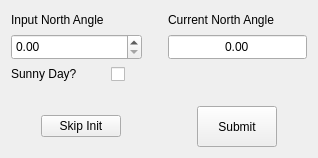
<?xml version="1.0" encoding="UTF-8"?>
<ui version="4.0">
 <class>init_step_one_form</class>
 <widget class="QWidget" name="init_step_one_form">
  <property name="geometry">
   <rect>
    <x>0</x>
    <y>0</y>
    <width>318</width>
    <height>158</height>
   </rect>
  </property>
  <property name="sizePolicy">
   <sizepolicy hsizetype="MinimumExpanding" vsizetype="MinimumExpanding">
    <horstretch>0</horstretch>
    <verstretch>0</verstretch>
   </sizepolicy>
  </property>
  <property name="minimumSize">
   <size>
    <width>318</width>
    <height>158</height>
   </size>
  </property>
  <property name="windowTitle">
   <string>Form</string>
  </property>
  <layout class="QVBoxLayout" name="verticalLayout_3">
   <item>
    <layout class="QHBoxLayout" name="horizontalLayout_2">
     <item>
      <layout class="QVBoxLayout" name="verticalLayout_2">
       <item>
        <widget class="QLabel" name="input_NA_label">
         <property name="sizePolicy">
          <sizepolicy hsizetype="Preferred" vsizetype="Preferred">
           <horstretch>0</horstretch>
           <verstretch>0</verstretch>
          </sizepolicy>
         </property>
         <property name="minimumSize">
          <size>
           <width>123</width>
           <height>17</height>
          </size>
         </property>
         <property name="text">
          <string>Input North Angle</string>
         </property>
        </widget>
       </item>
       <item>
        <widget class="QDoubleSpinBox" name="input_NA_spinbox">
         <property name="sizePolicy">
          <sizepolicy hsizetype="Preferred" vsizetype="Fixed">
           <horstretch>0</horstretch>
           <verstretch>0</verstretch>
          </sizepolicy>
         </property>
         <property name="minimumSize">
          <size>
           <width>123</width>
           <height>26</height>
          </size>
         </property>
         <property name="maximum">
          <double>360.000000000000000</double>
         </property>
        </widget>
       </item>
      </layout>
     </item>
     <item>
      <spacer name="horizontalSpacer">
       <property name="orientation">
        <enum>Qt::Horizontal</enum>
       </property>
       <property name="sizeType">
        <enum>QSizePolicy::Preferred</enum>
       </property>
       <property name="sizeHint" stdset="0">
        <size>
         <width>20</width>
         <height>20</height>
        </size>
       </property>
      </spacer>
     </item>
     <item>
      <layout class="QVBoxLayout" name="verticalLayout">
       <item>
        <widget class="QLabel" name="current_NA_label">
         <property name="sizePolicy">
          <sizepolicy hsizetype="Preferred" vsizetype="Fixed">
           <horstretch>0</horstretch>
           <verstretch>0</verstretch>
          </sizepolicy>
         </property>
         <property name="minimumSize">
          <size>
           <width>139</width>
           <height>17</height>
          </size>
         </property>
         <property name="text">
          <string>Current North Angle</string>
         </property>
        </widget>
       </item>
       <item>
        <widget class="QDoubleSpinBox" name="current_NA_spinbox">
         <property name="enabled">
          <bool>true</bool>
         </property>
         <property name="sizePolicy">
          <sizepolicy hsizetype="Preferred" vsizetype="Fixed">
           <horstretch>0</horstretch>
           <verstretch>0</verstretch>
          </sizepolicy>
         </property>
         <property name="minimumSize">
          <size>
           <width>139</width>
           <height>26</height>
          </size>
         </property>
         <property name="alignment">
          <set>Qt::AlignCenter</set>
         </property>
         <property name="readOnly">
          <bool>true</bool>
         </property>
         <property name="buttonSymbols">
          <enum>QAbstractSpinBox::NoButtons</enum>
         </property>
         <property name="maximum">
          <double>360.000000000000000</double>
         </property>
        </widget>
       </item>
      </layout>
     </item>
    </layout>
   </item>
   <item>
    <spacer name="verticalSpacer">
     <property name="orientation">
      <enum>Qt::Vertical</enum>
     </property>
     <property name="sizeType">
      <enum>QSizePolicy::Preferred</enum>
     </property>
     <property name="sizeHint" stdset="0">
      <size>
       <width>295</width>
       <height>0</height>
      </size>
     </property>
    </spacer>
   </item>
   <item>
    <layout class="QFormLayout" name="formLayout_3">
     <item row="0" column="0">
      <widget class="QLabel" name="label">
       <property name="sizePolicy">
        <sizepolicy hsizetype="Minimum" vsizetype="Preferred">
         <horstretch>0</horstretch>
         <verstretch>0</verstretch>
        </sizepolicy>
       </property>
       <property name="minimumSize">
        <size>
         <width>94</width>
         <height>16</height>
        </size>
       </property>
       <property name="text">
        <string>Sunny Day? </string>
       </property>
      </widget>
     </item>
     <item row="0" column="1">
      <widget class="QCheckBox" name="sunny_day_checkbox">
       <property name="minimumSize">
        <size>
         <width>16</width>
         <height>16</height>
        </size>
       </property>
       <property name="text">
        <string/>
       </property>
      </widget>
     </item>
    </layout>
   </item>
   <item>
    <spacer name="verticalSpacer_2">
     <property name="orientation">
      <enum>Qt::Vertical</enum>
     </property>
     <property name="sizeType">
      <enum>QSizePolicy::Preferred</enum>
     </property>
     <property name="sizeHint" stdset="0">
      <size>
       <width>294</width>
       <height>0</height>
      </size>
     </property>
    </spacer>
   </item>
   <item>
    <layout class="QHBoxLayout" name="horizontalLayout">
     <item>
      <widget class="QPushButton" name="skip_init_button">
       <property name="sizePolicy">
        <sizepolicy hsizetype="Fixed" vsizetype="Fixed">
         <horstretch>0</horstretch>
         <verstretch>0</verstretch>
        </sizepolicy>
       </property>
       <property name="minimumSize">
        <size>
         <width>80</width>
         <height>21</height>
        </size>
       </property>
       <property name="text">
        <string>Skip Init</string>
       </property>
      </widget>
     </item>
     <item>
      <spacer name="horizontalSpacer_3">
       <property name="orientation">
        <enum>Qt::Horizontal</enum>
       </property>
       <property name="sizeType">
        <enum>QSizePolicy::Preferred</enum>
       </property>
       <property name="sizeHint" stdset="0">
        <size>
         <width>40</width>
         <height>0</height>
        </size>
       </property>
      </spacer>
     </item>
     <item>
      <widget class="QPushButton" name="continue_button">
       <property name="sizePolicy">
        <sizepolicy hsizetype="Fixed" vsizetype="Fixed">
         <horstretch>0</horstretch>
         <verstretch>0</verstretch>
        </sizepolicy>
       </property>
       <property name="minimumSize">
        <size>
         <width>80</width>
         <height>41</height>
        </size>
       </property>
       <property name="text">
        <string>Submit</string>
       </property>
      </widget>
     </item>
    </layout>
   </item>
  </layout>
 </widget>
 <resources/>
 <connections/>
</ui>
